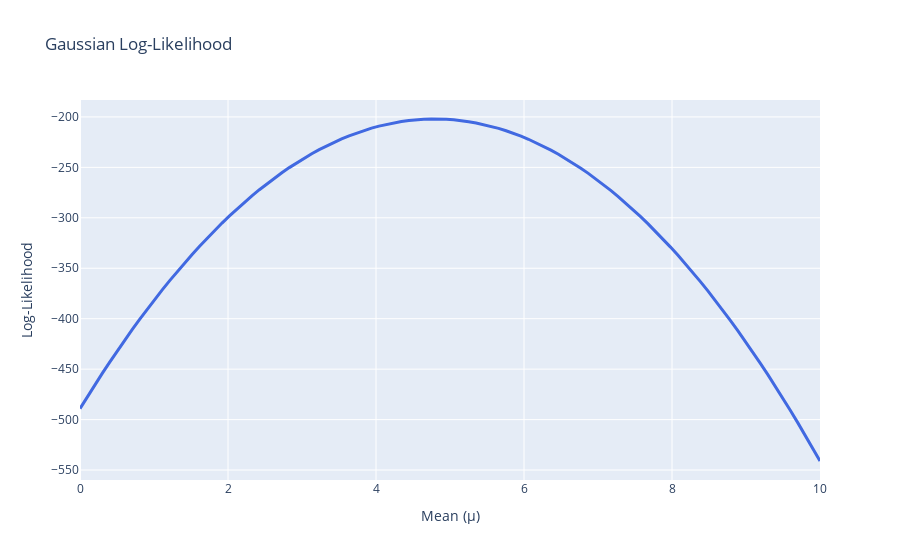

The notebook cell this image was saved under:
### Code cell
import numpy as np
import plotly.graph_objects as go
from plotly.offline import init_notebook_mode, iplot

# Initialize notebook mode for offline plotting
init_notebook_mode(connected=True)


# Define Gaussian log-likelihood function
def gaussian_log_likelihood(mu, sigma, x):
    return -0.5 * np.sum(((x - mu) / sigma) ** 2 + np.log(2 * np.pi * sigma**2))


# Generate some example data points
np.random.seed(42)
x = np.random.normal(5, 2, 100)

# Define a range of means (mu) and a fixed sigma (standard deviation)
mu_range = np.linspace(0, 10, 100)
sigma = 2  # Fixing sigma

# Calculate log-likelihood for each mu
log_likelihoods = [gaussian_log_likelihood(mu, sigma, x) for mu in mu_range]

# Create an interactive plot using Plotly
fig = go.Figure()

# Add the Gaussian log-likelihood curve
fig.add_trace(
    go.Scatter(
        x=mu_range,
        y=log_likelihoods,
        mode="lines",
        name="Log Likelihood",
        hoverinfo="x+y",  # Show x and y values on hover
        line=dict(color="royalblue", width=3),
    )
)

# Customize layout
fig.update_layout(
    title="Gaussian Log-Likelihood",
    xaxis_title="Mean (μ)",
    yaxis_title="Log-Likelihood",
    hovermode="closest",
)

# Show the plot in Jupyter
iplot(fig)

### Figure 1 — Plotly figure (JSON) as saved in the notebook; plotly's stock layout.template omitted (floating-point values rounded to 4 significant figures)
{"data": [{"hoverinfo": "x+y", "line": {"color": "royalblue", "width": 3}, "mode": "lines", "name": "Log Likelihood", "type": "scatter", "x": [0, 0.101, 0.202, 0.303, 0.404, 0.5051, 0.6061, 0.7071, 0.8081, 0.9091, 1.01, 1.111, 1.212, 1.313, 1.414, 1.515, 1.616, 1.717, 1.818, 1.919, 2.02, 2.121, 2.222, 2.323, 2.424, 2.525, 2.626, 2.727, 2.828, 2.929, 3.03, 3.131, 3.232, 3.333, 3.434, 3.535, 3.636, 3.737, 3.838, 3.939, 4.04, 4.141, 4.242, 4.343, 4.444, 4.545, 4.646, 4.747, 4.848, 4.949, 5.051, 5.152, 5.253, 5.354, 5.455, 5.556, 5.657, 5.758, 5.859, 5.96, 6.061, 6.162, 6.263, 6.364, 6.465, 6.566, 6.667, 6.768, 6.869, 6.97, 7.071, 7.172, 7.273, 7.374, 7.475, 7.576, 7.677, 7.778, 7.879, 7.98, 8.081, 8.182, 8.283, 8.384, 8.485, 8.586, 8.687, 8.788, 8.889, 8.99, 9.091, 9.192, 9.293, 9.394, 9.495, 9.596, 9.697, 9.798, 9.899, 10], "y": [-489.1, -477.1, -465.4, -454.0, -442.7, -431.8, -421.1, -410.6, -400.5, -390.5, -380.8, -371.4, -362.3, -353.3, -344.7, -336.3, -328.1, -320.2, -312.6, -305.2, -298.1, -291.2, -284.6, -278.2, -272.1, -266.3, -260.7, -255.3, -250.3, -245.4, -240.8, -236.5, -232.5, -228.6, -225.1, -221.8, -218.7, -215.9, -213.4, -211.1, -209.1, -207.3, -205.8, -204.6, -203.5, -202.8, -202.3, -202.1, -202.1, -202.3, -202.9, -203.6, -204.7, -206.0, -207.5, -209.3, -211.4, -213.7, -216.2, -219.1, -222.1, -225.5, -229.1, -232.9, -237.0, -241.3, -245.9, -250.8, -255.9, -261.3, -266.9, -272.8, -278.9, -285.3, -292.0, -298.9, -306.0, -313.4, -321.1, -329.0, -337.2, -345.6, -354.3, -363.3, -372.5, -381.9, -391.6, -401.6, -411.8, -422.3, -433.0, -444.0, -455.2, -466.7, -478.5, -490.5, -502.7, -515.2, -528.0, -541.0]}], "layout": {"hovermode": "closest", "title": {"text": "Gaussian Log-Likelihood"}, "xaxis": {"title": {"text": "Mean (μ)"}}, "yaxis": {"title": {"text": "Log-Likelihood"}}}}
